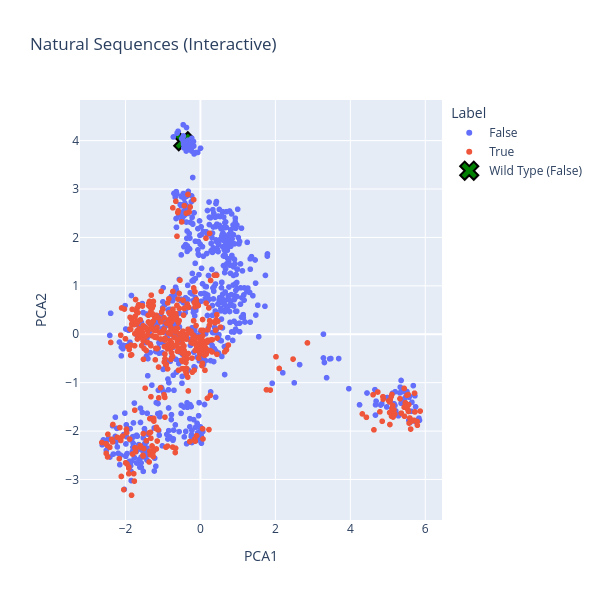

This figure's notebook cell:
### Code cell
# True -> Functional true
# False -> Functional false
functional_false_mask = dataset.to_label(dataset.labels_one_hot) == False
functional_false_sequences = dataset.data_one_hot[functional_false_mask]
target_label_oh = dataset.labels_one_hot[~functional_false_mask][0]

idx_wt = 960
wild_type = dataset.data_one_hot[idx_wt]

# visualize the wild type sequence in the pca space
wt_pca = pca.transform(wild_type.view(1, -1).cpu().numpy())

plt.rcParams.update({'font.size': 14,
                     'text.usetex': True})

import plotly.express as px

df_plot = pd.DataFrame({
    "PCA1": data_proj[:, 0],
    "PCA2": -data_proj[:, 1],
    "Label": labels_data,
    "Index": np.arange(len(labels_data))
})


fig_plotly = px.scatter(
    df_plot,
    x="PCA1",
    y="PCA2",
    color="Label",
    hover_data=["Index", "PCA1", "PCA2"],
    title="Natural Sequences (Interactive)",
    width=600,
    height=600
)

# plot also the wild type in the same figure
df_wild_type = pd.DataFrame({
    "PCA1": wt_pca[:, 0],
    "PCA2": -wt_pca[:, 1],
    "Label": "wild type",
    "Index": [999999],
})
fig_plotly.add_scatter(
    x=df_wild_type["PCA1"],
    y=df_wild_type["PCA2"],
    mode="markers",
    marker=dict(size=16, color="green", symbol="x", line=dict(width=2, color="black")),
    name="Wild Type (False)",
)
fig_plotly.show()

### Figure 1 — Plotly figure (JSON) as saved in the notebook; plotly's stock layout.template omitted (floating-point values rounded to 4 significant figures; data arrays with more than 128 entries replaced by an {"elided": "..."} marker saying what was removed)
{"data": [{"customdata": {"elided": "707x1 int values"}, "hovertemplate": "Label=False<br>PCA1=%{x}<br>PCA2=%{y}<br>Index=%{customdata[0]}<extra></extra>", "legendgroup": "False", "marker": {"color": "#636efa", "symbol": "circle"}, "mode": "markers", "name": "False", "showlegend": true, "type": "scattergl", "x": {"elided": "707 float values"}, "xaxis": "x", "y": {"elided": "707 float values"}, "yaxis": "y"}, {"customdata": {"elided": "423x1 int values"}, "hovertemplate": "Label=True<br>PCA1=%{x}<br>PCA2=%{y}<br>Index=%{customdata[0]}<extra></extra>", "legendgroup": "True", "marker": {"color": "#EF553B", "symbol": "circle"}, "mode": "markers", "name": "True", "showlegend": true, "type": "scattergl", "x": {"elided": "423 float values"}, "xaxis": "x", "y": {"elided": "423 float values"}, "yaxis": "y"}, {"marker": {"color": "green", "line": {"color": "black", "width": 2}, "size": 16, "symbol": "x"}, "mode": "markers", "name": "Wild Type (False)", "type": "scatter", "x": [-0.4577], "y": [3.988]}], "layout": {"height": 600, "legend": {"title": {"text": "Label"}, "tracegroupgap": 0}, "title": {"text": "Natural Sequences (Interactive)"}, "width": 600, "xaxis": {"anchor": "y", "domain": [0, 1], "title": {"text": "PCA1"}}, "yaxis": {"anchor": "x", "domain": [0, 1], "title": {"text": "PCA2"}}}}
